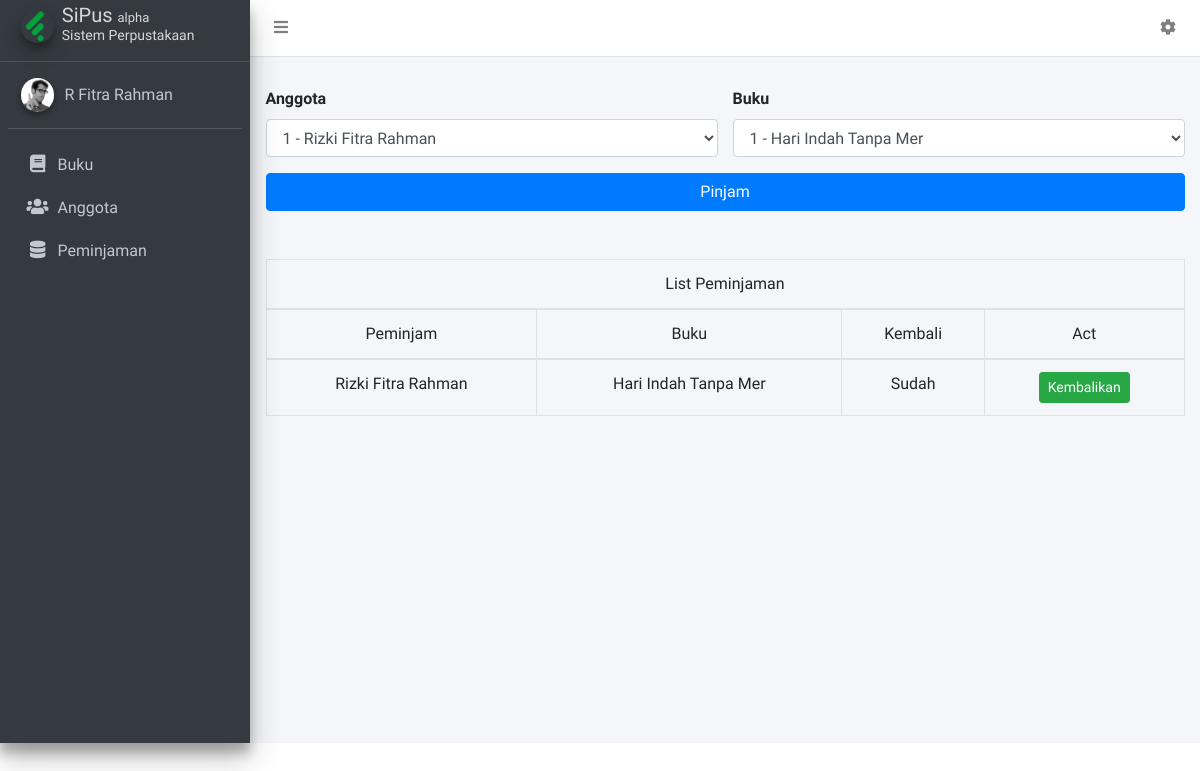
The page /index.php/peminjaman on the database as committed earlier.
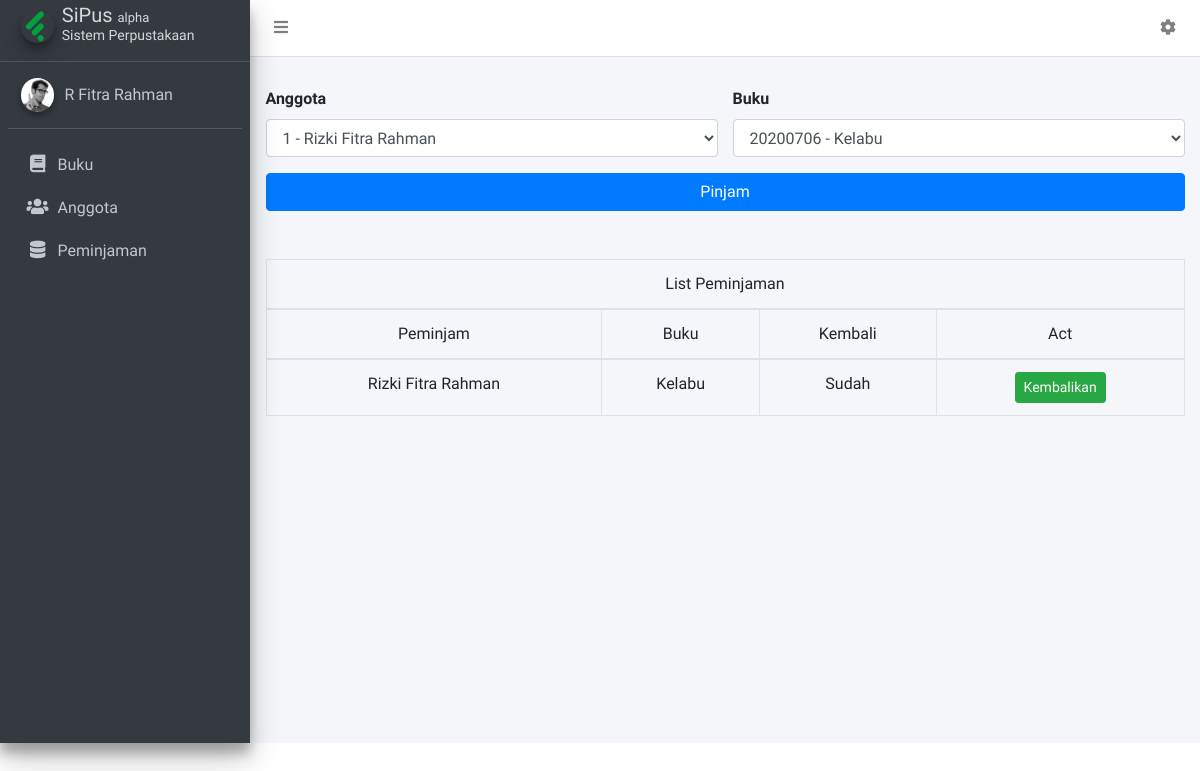
The same page on the database as committed later.
### tables this page shows
CREATE TABLE `peminjaman` (
  `id` int(11) NOT NULL,
  `anggota_id` varchar(20) NOT NULL,
  `buku_id` varchar(20) NOT NULL,
  `is_kembali` char(1) NOT NULL DEFAULT '0',
  `tanggal_pinjam` date DEFAULT NULL,
  `tanggal_kembali` date DEFAULT NULL,
  `denda` tinytext DEFAULT NULL
);

CREATE TABLE `buku` (
  `id` varchar(20) NOT NULL,
  `judul_buku` varchar(20) NOT NULL,
  `tahun_buku` int(10) NOT NULL,
  `penerbit_id` varchar(20) NOT NULL,
  `pengarang_id` varchar(20) NOT NULL,
  `rak_id` varchar(20) NOT NULL,
  `jumlah_buku` int(100) NOT NULL,
  `tanggal_pengadaan` date DEFAULT NULL
);

CREATE TABLE `anggota` (
  `id` varchar(20) NOT NULL,
  `nama` varchar(20) NOT NULL,
  `alamat` text NOT NULL,
  `no_telp` int(20) NOT NULL
);

### application/controllers/Peminjaman.php (called while the page is built, shortened)
<?php
class Peminjaman extends CI_Controller {
    public function index()
    {
        $data['peminjamans'] = $this->db
                                    ->select('
                                            a.id as anggota_id,
                                            a.nama as anggota_nama,
                                            b.id as buku_id,
                                            b.judul_buku as buku_judul_buku,
                                            p.is_kembali
                                            ')
                                    ->from('peminjaman as p')
                                    ->join('anggota as a','a.id = p.anggota_id')
                                    ->join('buku as b','b.id = p.buku_id')
                                    ->get()
                                    ->result();
        $data['anggotas'] = $this->db->select('id,nama')->get('anggota')->result();
        $data['bukus'] = $this->db->select('id,judul_buku')->get('buku')->result();
        $this->load->view('templates/header');
        $this->load->view('pages/peminjaman/index',$data);
        $this->load->view('templates/footer');
    }
}

### index.php (called while the page is built, shortened)
<?php
require_once BASEPATH.'core/CodeIgniter.php';

### application/views/pages/peminjaman/index.php (the view, shortened to what this page needs)
<form action="<?= base_url('peminjaman/store') ?>" method="POST">
    <div class="row">
        <div class="col-sm-12 col-md-6">
            <div class="form-group">
                <label for="anggota">Anggota</label>
                <select name="anggota_id" class="form-control" id="anggota">
                    <?php foreach ($anggotas as $anggota) : ?>
                        <option value="<?= $anggota->id ?>"><?= $anggota->id .' - '. $anggota->nama ?></option>
                    <?php endforeach ?>
                </select>
            </div>
        </div>
        <div class="col-sm-12 col-md-6">
            <div class="form-group">
                <label for="buku">Buku</label>
                <select name="buku_id" class="form-control" id="buku">
                    <?php foreach ($bukus as $buku) : ?>
                        <option value="<?= $buku->id ?>"><?= $buku->id . ' - ' . $buku->judul_buku ?></option>
                    <?php endforeach ?>
                </select>
            </div>
        </div>
        <div class="col-12">
            <button class="btn btn-primary w-100" type="submit">Pinjam</button>
        </div>
    </div>
</form>
<table class="table table-bordered text-center mt-5">
    <thead>
        <tr><td colspan="5">List Peminjaman</td></tr>
        <tr>
            <td>Peminjam</td>
            <td>Buku</td>
            <td>Kembali</td>
            <td>Act</td>
        </tr>
    </thead>
    <tbody>
        <?php foreach($peminjamans as $peminjaman): ?>
        <tr>
            <td><?= $peminjaman->anggota_nama ?></td>
            <td><?= $peminjaman->buku_judul_buku ?></td>
            <td><?= $peminjaman->is_kembali == 1 ? 'Sudah' : 'Belum' ?></td>
            <td>
                <a href="<?= base_url('peminjaman/kembalikan/') . $peminjaman->anggota_id . '/' . $peminjaman->buku_id ?>" class="btn btn-sm btn-success">Kembalikan</a>
            </td>
        </tr>
        <?php endforeach ?>
    </tbody>
</table>

Rows that differ between the two databases and show on the page:
changed peminjaman "Rizki Fitra Rahman": buku.judul_buku "Hari Indah Tanpa Mer" → "Kelabu"
Other text that changed with them:
form field buku_id: "1 - Hari Indah Tanpa Mer" → "20200706 - Kelabu"
